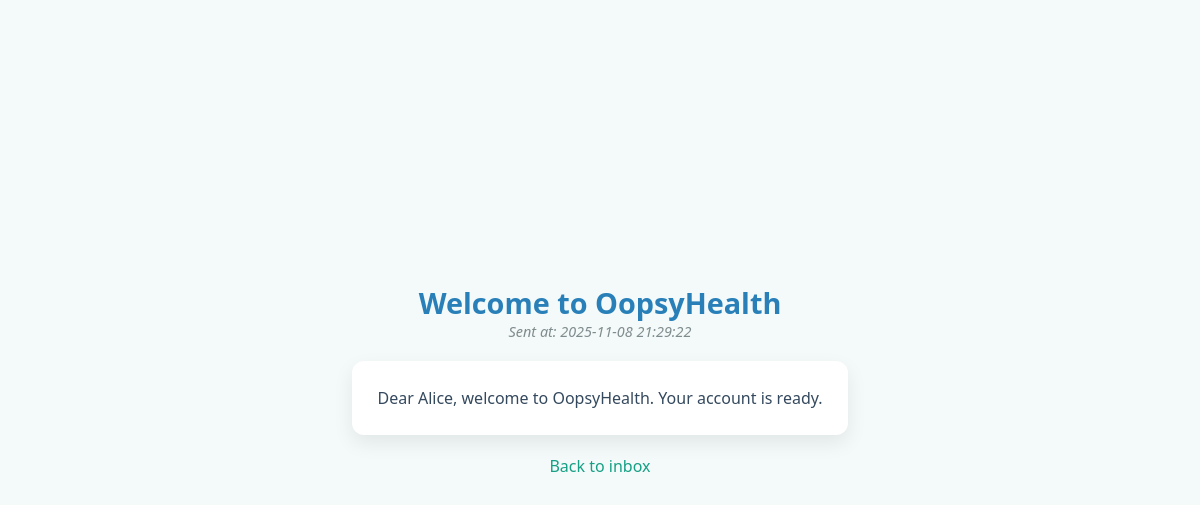
The app's page /inbox/view/1 (signed in), older data.
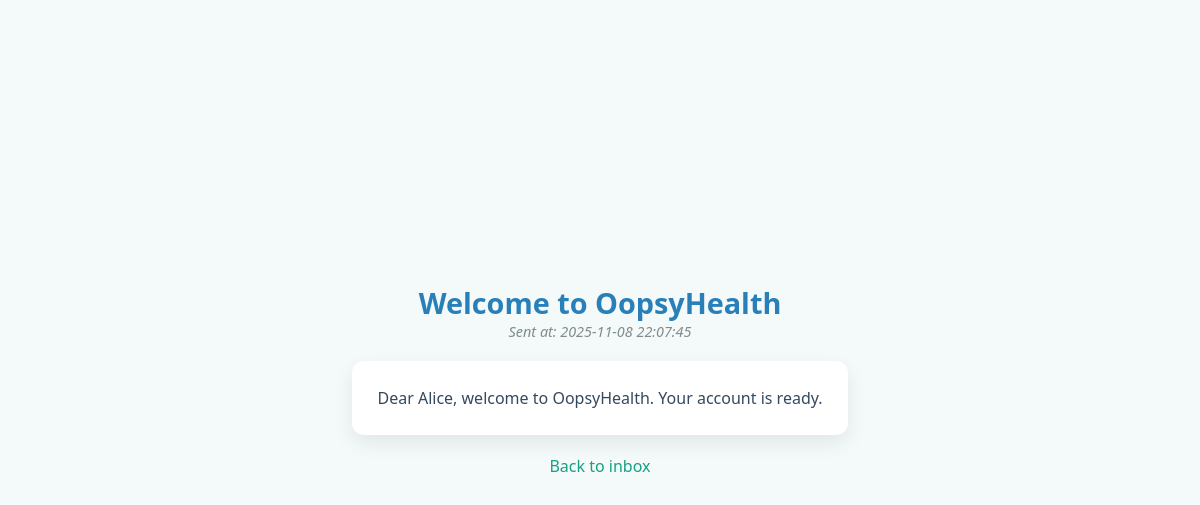
The same page, newer data.
### tables this page shows
CREATE TABLE inbox (
    id INTEGER PRIMARY KEY AUTOINCREMENT,
    owner_id INTEGER NOT NULL,
    subject TEXT,
    content TEXT,
    sent_at TIMESTAMP DEFAULT CURRENT_TIMESTAMP,
    FOREIGN KEY (owner_id) REFERENCES users(id)
);

### app/src/inbox.py (the view)
@inbox_bp.route("/view/<int:msg_id>")
@require_auth
def view_message(msg_id):
    username = g.user["sub"]
    conn = get_db()
    cur = conn.execute("""
        SELECT i.id, i.subject, i.content, i.sent_at
        FROM inbox i
        JOIN users u ON i.owner_id = u.id
        WHERE i.id = ? AND u.username = ?
    """, (msg_id, username))
    msg = cur.fetchone()
    if not msg:
        return "Message not found or access denied", 404
    return render_template("inbox_view.html", message=msg)

### app/src/auth.py (called while the page is built)
def require_auth(f):
    @wraps(f)
    def inner(*args, **kwargs):
        token = request.cookies.get("oopsy_jwt")
        if not token:
            return redirect(url_for("auth.login"))
        try:
            data = jwt.decode(token, JWT_SECRET, algorithms=["HS256"])
        except Exception:
            return redirect(url_for("auth.login"))
        g.user = data  # stores username and role
        return f(*args, **kwargs)
    return inner

### app/src/inbox.py (called while the page is built)
def get_db():
    conn = sqlite3.connect(str(DB_FILE))
    conn.row_factory = sqlite3.Row
    return conn

### app/templates/inbox_view.html (shortened to what this page needs)
<!doctype html>
<html>
<head>
  <link rel="stylesheet" href="/static/css/styles.css">
  <link rel="stylesheet" href="/static/css/inbox_view.css">
</head>
<body>
  <h1>{{ message['subject'] }}</h1>
  <p><em>Sent at: {{ message['sent_at'] }}</em></p>
  <pre style="white-space: pre-wrap;">{{ message['content'] }}</pre>
  <p><a href="/inbox">Back to inbox</a></p>
</body>
</html>

Row changes from the older to the newer data that the page shows:
changed inbox "Welcome to OopsyHealth": sent_at "2025-11-08 21:29:22" → "2025-11-08 22:07:45"
